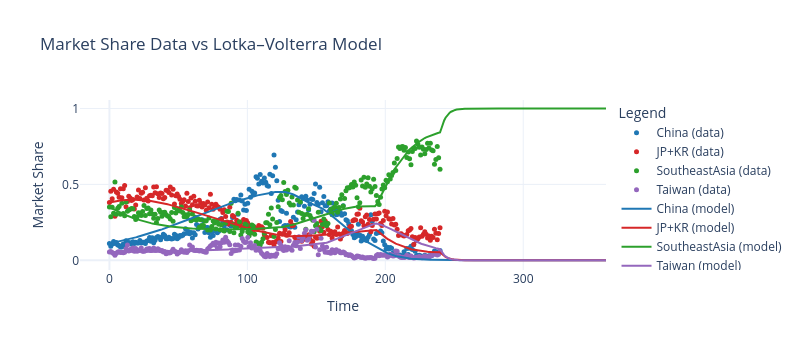

Notebook code for this chart:
### Code cell
plot_market_share_vs_model(t_eval, df, X, Y, Z, W)

### Figure 1 — Plotly figure (JSON) as saved in the notebook; plotly's stock layout.template omitted (floating-point values rounded to 4 significant figures; data arrays with more than 128 entries replaced by an {"elided": "..."} marker saying what was removed)
{"data": [{"marker": {"color": "#1f77b4", "size": 5, "symbol": "circle"}, "mode": "markers", "name": "China (data)", "type": "scatter", "x": {"elided": "360 float values"}, "y": {"elided": "240 float values"}}, {"marker": {"color": "#d62728", "size": 5, "symbol": "circle"}, "mode": "markers", "name": "JP+KR (data)", "type": "scatter", "x": {"elided": "360 float values"}, "y": {"elided": "240 float values"}}, {"marker": {"color": "#2ca02c", "size": 5, "symbol": "circle"}, "mode": "markers", "name": "SoutheastAsia (data)", "type": "scatter", "x": {"elided": "360 float values"}, "y": {"elided": "240 float values"}}, {"marker": {"color": "#9467bd", "size": 5, "symbol": "circle"}, "mode": "markers", "name": "Taiwan (data)", "type": "scatter", "x": {"elided": "360 float values"}, "y": {"elided": "240 float values"}}, {"line": {"color": "#1f77b4"}, "mode": "lines", "name": "China (model)", "type": "scatter", "x": {"elided": "360 float values"}, "y": {"elided": "360 float values"}}, {"line": {"color": "#d62728"}, "mode": "lines", "name": "JP+KR (model)", "type": "scatter", "x": {"elided": "360 float values"}, "y": {"elided": "360 float values"}}, {"line": {"color": "#2ca02c"}, "mode": "lines", "name": "SoutheastAsia (model)", "type": "scatter", "x": {"elided": "360 float values"}, "y": {"elided": "360 float values"}}, {"line": {"color": "#9467bd"}, "mode": "lines", "name": "Taiwan (model)", "type": "scatter", "x": {"elided": "360 float values"}, "y": {"elided": "360 float values"}}], "layout": {"height": 350, "hovermode": "x unified", "legend": {"title": {"text": "Legend"}}, "title": {"text": "Market Share Data vs Lotka–Volterra Model"}, "width": 800, "xaxis": {"title": {"text": "Time"}}, "yaxis": {"title": {"text": "Market Share"}}}}
